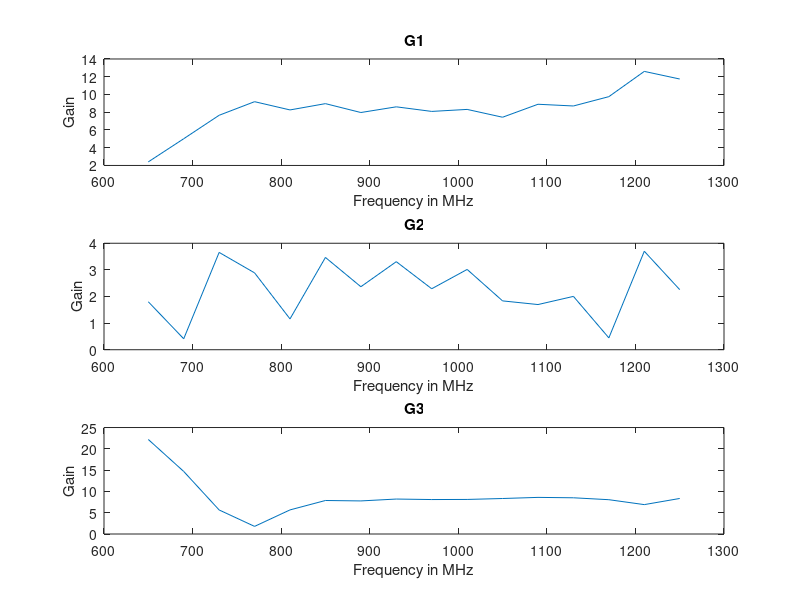

Reproduce this figure in MATLAB.
clc;
clear all;
close all;

R=2.4;pt=10;
%G1 as TX=10dbm ad  G3 as RX
pr31=[-46.1 -36.5 -25.3 -16.8 -14.3 -11.8 -13.3 -12.6 -13.6 -13.7 -14.7 -13.3 -13.9 -13.6 -12.2 -11.9];
%G1 as TX=10dbm and  G2 as RX
pr21=[-22.1	-21.4	-16	-15.7	-18.8	-16.2	-18.7	-17.5	-19.4	-18.8	-21.2	-20.2	-20.4	-22.1	-22.8	-22.5];
%G3 as TX=10dbm and  G2 as RX
pr23=[-46.7	-41.1	-29.3	-23.1	-21.4	-17.3	-18.9	-17.9	-19.4	-19	-20.3	-20.5	-20.6	-23.8	-28.5	-25.9];
c=3*(10^8);
for i=1:17
    f=650:40:1250;
    G13= (20*log10((4*pi*R*f*10^6)/c))+(pr31-10); 
    G12= (20*log10((4*pi*R*f*10^6)/c))+ (pr21-10);
    G32= (20*log10((4*pi*R*f*10^6)/c))+ (pr23-10) ;
    
end
% disp(G13);
 G3=0.5*((G13-G12)+G32);
 G1=0.5*((G12-G32)+G13);
 G2=0.5*((G12-G13)+G32);



f=650:40:1250;
    subplot(3,1,1);
    plot(f,abs(G1));
    title('G1');
    xlabel('Frequency in MHz');
    ylabel('Gain');
    subplot(3,1,2);
    plot(f,abs(G2));
    title('G2');
    xlabel('Frequency in MHz');
    ylabel('Gain');
    subplot(3,1,3);
    plot(f,abs(G3));
    title('G3');
    xlabel('Frequency in MHz');
    ylabel('Gain');
    maxG1=max(max(G1));
    maxG2=max(max(G2));
     maxG3=max(max(G3));
    